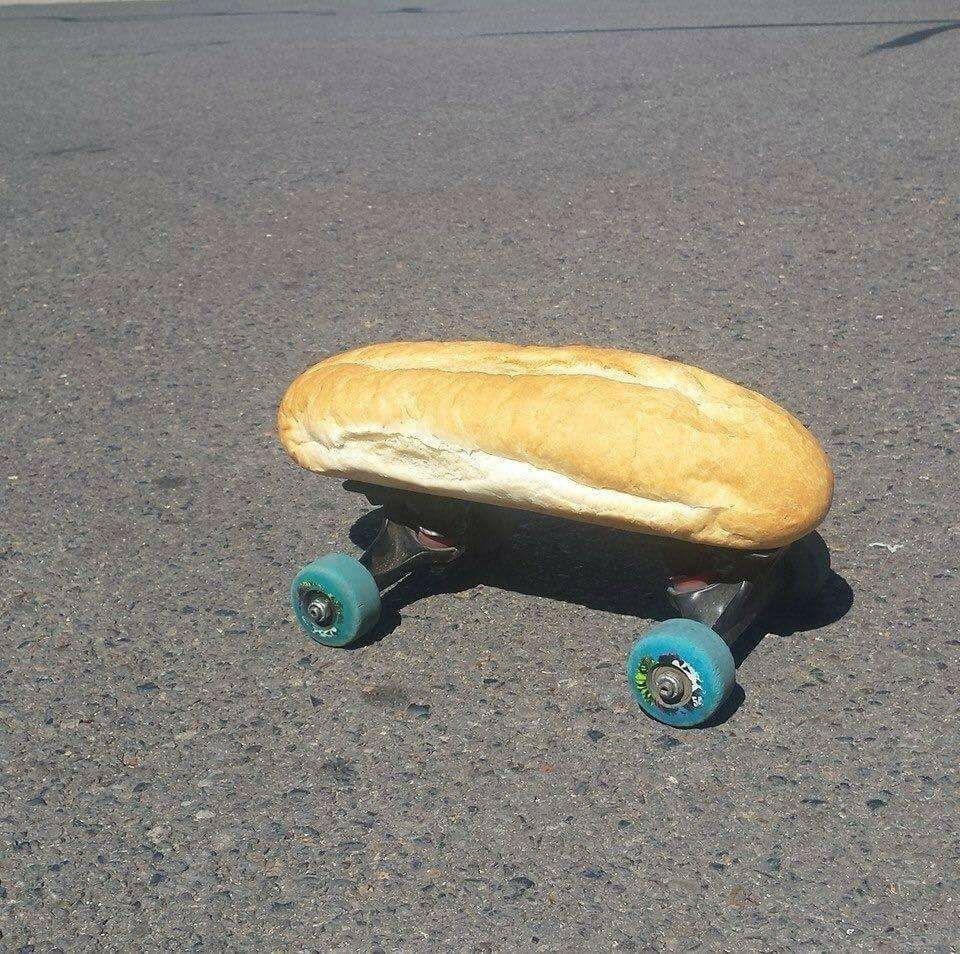
#> input picture ProcesamientoDeImagenesFacultad/Libro/foton.jpg, 960 x 954 px
$ python plots.py
#> lines starting #> are read from the running program, lines starting #| are printed output that depends on the picture
from PIL import Image
import matplotlib.pyplot as plt
import numpy as np

# read image to array
im = np.array(Image.open("foton.jpg"))
#> im is the input picture: shape (954, 960, 3); mean R, G, B 133.8, 129.9, 121.9
# plot the image
plt.imshow(im)
# some points
x = [100, 100, 400, 400]
y = [200, 500, 200, 500]
# plot the points with red star-markers
plt.plot(x, y, "r*")
# line plot connecting the first two points
plt.plot(x[:2], y[:2])

plt.plot(x, y)  # default blue solid line
plt.plot(x, y, "r*")  # red star-markers
plt.plot(x, y, "go-")  # green line with circle-markers
plt.plot(x, y, "ks:")  # black dotted line with square-markers

# add title and show the plot
plt.title('Plotting: "foton.jpg"')
plt.show()
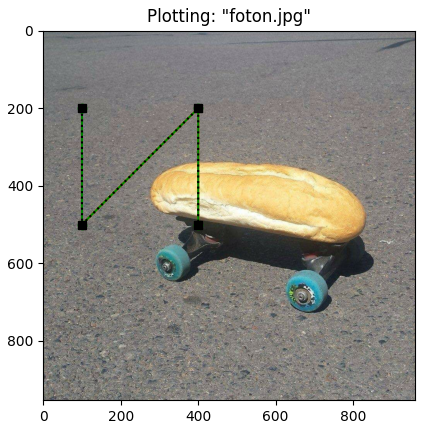
#> figure drawn by matplotlib, 1 panel
